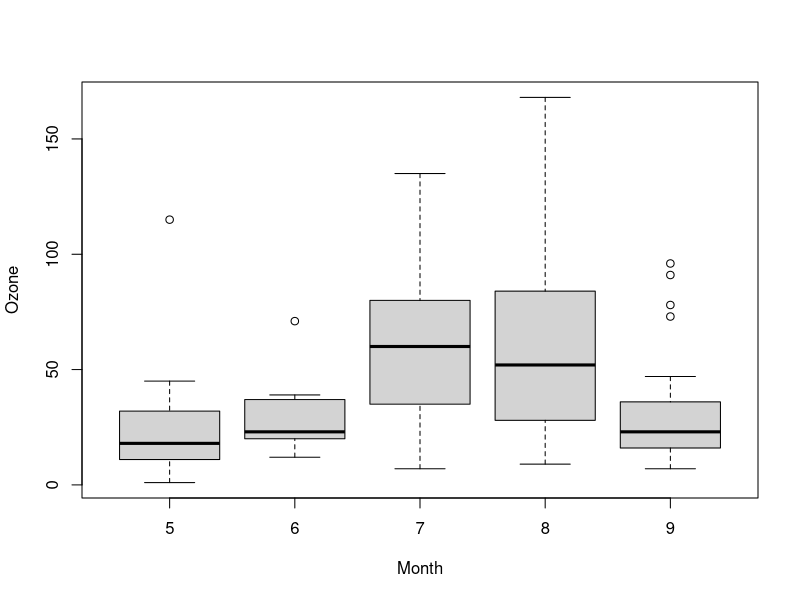
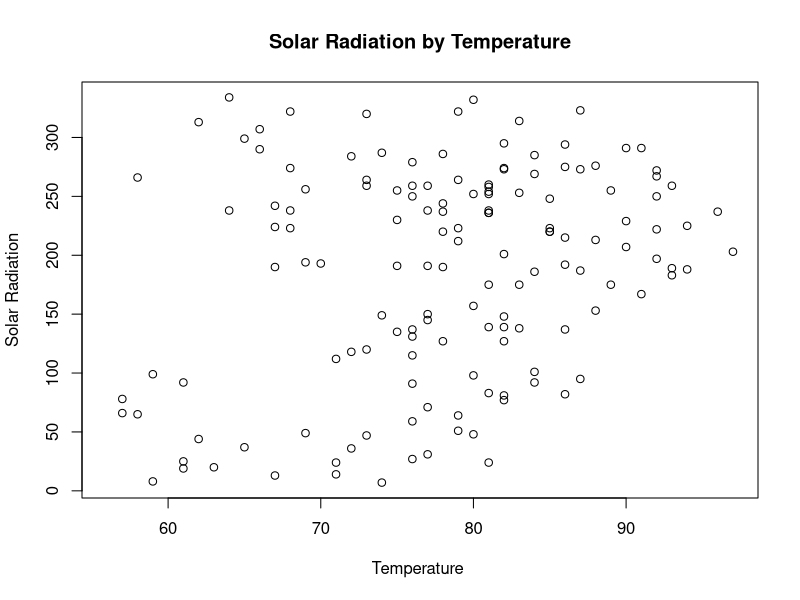
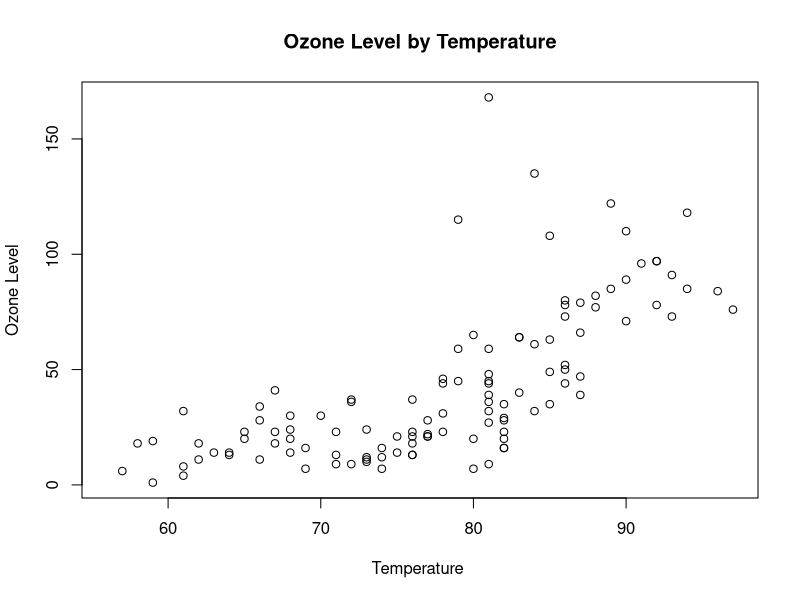

Write R code to recreate these figures, in order.
# cleanup
rm(list = ls())

attach(airquality)

# A) Using boxplot(), show how the values for each of these quantities
# depend on the month.
boxplot(Ozone ~ Month, na.rm = TRUE)
#Looks like ozone has a more variable value during month of July and August.

# B) With the aid of scatter plots, assess whether temperature does a good
# job of predicting solar radiation or ozone level.

plot(Temp, Solar.R, main = "Solar Radiation by Temperature",
     xlab = "Temperature ", ylab = "Solar Radiation")
# based on the scatter plot, Temperature and Solar Radiation are independent (which is unexpected
# because I intuitively thought the sunnier it is the hotter it is? But then there are some days when I go outside and
# it's hella sunny but like -1 Celcius)

plot(Temp, Ozone, main = "Ozone Level by Temperature",
     xlab = "Temperature ", ylab = "Ozone Level")
# Since a line model can be predicted, it seems like temperature can be a good predictor for Ozone Level

# C) Define logical vectors smoggy, windy, sunny, and hot, each of which
# is TRUE on days when the relevant quantity is higher than average.
# Find the dates on which all four are TRUE
averageOzone <- mean(Ozone, na.rm = TRUE); averageOzone #42.12931
averageSolar <- mean(Solar.R, na.rm = TRUE); averageSolar #185.9315
averageWind <- mean(Wind, na.rm = TRUE); averageWind #9.957516
averageTemp <- mean(Temp, na.rm = TRUE); averageTemp #77.88235

smoggy <- Ozone > averageOzone
windy <- Wind > averageWind
sunny <- Solar.R > averageSolar
hot <- Temp > averageTemp

allTrue <- smoggy & windy & sunny & hot;
answerC <- subset(airquality, allTrue, select = c("Month", "Day")); answerC
#     Month Day
# 29      5  29
# 40      6   9
# 81      7  20
# 100     8   8
# 104     8  12
# 112     8  20
# 134     9  11

# D) With the aid of the built-in chi-square test, find a pair of quantities
# that appears to be independent and one that does not.

# Test the hypothesis whether the Temperature is independent of Wind with .05 significance level.
# reference: http://www.r-tutor.com/elementary-statistics/goodness-fit/chi-squared-test-independence
chisq.test(Wind, Temp)
# 	Pearson's Chi-squared test
#
# data:  Wind and Temp
# X-squared = 1237.7, df = 1170, p-value = 0.0826
#
# Using 0.05 significance level, Since p-value = 0.0826 is greater than 0.05 significance level, we do not reject the
# null hypothesis that Temperature is independent of Wind
#
# This means Wind and Temperature may/may not have a correlation.

# Test the hypothesis whether the Temperature is independent of Ozone .05 significance level.
chisq.test(Temp, Ozone)
# 	Pearson's Chi-squared test
#
# data:  Temp and Ozone
# X-squared = 2699.6, df = 2508, p-value = 0.004036
#
# Using 0.05 significance level, Since p-value = 0.004036 is less than 0.05 significance level, we reject the
# null hypothesis that Temperature is independent of Ozone Level.
#
# This means Temperature and Ozone level has a correlation.

detach(airquality)
